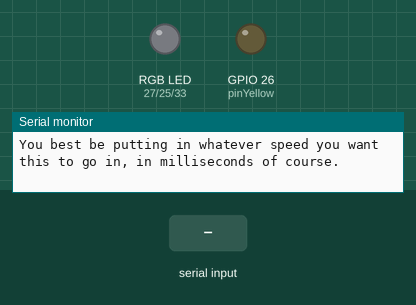
Simulated run of this sketch. Board: ESP32. Parts: an RGB LED mixed from three pins (HIGH = lit), output pins drawn as LEDs (lit = HIGH), the last lines printed to the serial monitor. Dashed ring = blinking. The inputs (shaded band) are chosen by the test bench. Dim RGB values are drawn brighter than linear.

Above: at 3.8 s.
3.9 s: "90,45\n" received over Serial
At 4.1 s:
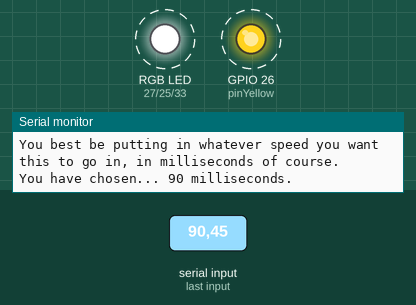
At 4.49 s:
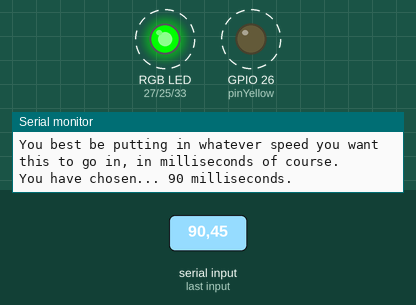
7.4 s: "1\n" received over Serial
8.9 s: "0\n" received over Serial
At 9.43 s:
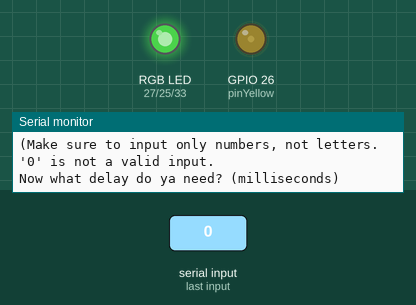
12.4 s: "30,150\n" received over Serial
At 12.92 s:
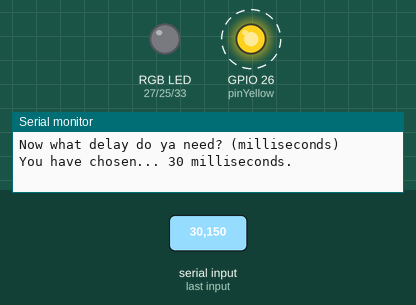
15.9 s: "3\n" received over Serial
19.4 s: "4\n" received over Serial
Timing chart, 0 to 22.4 s (numbered marks = the images above; inputs shaded):
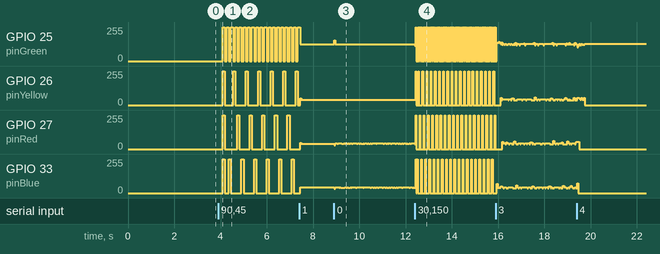

The sketch:

Brown_Carson_MP01.ino
```cpp
/*
This amazing project was made by Carson Brown
brownc3@rose-hulman.edu

This program blinks LEDs in the pattern "Green Blue Green Yellow Green Red" at a user indicated speed.
Because there is no initial input when powering up, the LEDs do not blink until an initial input, except for some deployment code initializing on the power up following programming.
After recieving a number in ASCII encoded format (no decimals, no non-numeric characters), the string is converted to an integer, which is treated as a value of milliseconds.
This 'delay value' is represented by delayMS, which represents the time for each state in the LED pattern.

Additionally, this program handles user input immediately upon recieving a new delay value, rather than waiting for a change in the pattern to accept new input.
This is due to the timeVar variable, which is set to the current runtime of the program in milliseconds each time the LED pattern changes, and is used with the
delay value in order to avoid the delay() function.

Input rejection is handled before delayMS is ever updated to avoid the situation where an accidental letter turns the delayMS to 0.
*/

//pinColor is the pin number of the Color LED
const int pinRed = 27;
const int pinYellow = 26;
const int pinGreen = 25;
const int pinBlue = 33;

//the leds integer array is used to avoid writting pinRed, pinYellow... when changing large amounts of pins at once.
int leds[4] = {pinRed, pinYellow, pinGreen, pinBlue};

/*
delayMS and timeVar work together to allow user input to be handled without waiting till the end of the delay() function.
At the start of each step in the LED cycle, timeVar is set to the current program runtime in milliseconds.
Once the current program time is greater than or equal to delayMS + timeVar, the next LED pattern is shown and timeVar is set to the current program runtime.
*/
int delayMS = 1000; //In milliseconds
int timeVar = 0;

//initialBlink works as a function to demonstrate the delay time to the end user, by blinking all LEDs on and off once,
//before transitioning into blinkPattern, which is a fairly easy to modify switch statement holding the pattern of the LEDs
void blinkPattern(); //My own pattern to blink : Green Blue Green Yellow Green Red
void initialBlink(); //All off, delay, All on, delay, all off, delay

//stringValidater and stringValidater
bool stringValidater(); //checks if a serial message was valid, handles feedback through Serial and returns whether or not delayMS was updated
void stringValidaterInfinite(); //repeats what stringValidater does if garbage is sent

void setup() {
  // put your setup code here, to run once:
  Serial.begin(115200); //Value in Tutorial 5.1

  pinMode(pinRed, OUTPUT);
  pinMode(pinYellow, OUTPUT);
  pinMode(pinGreen, OUTPUT);
  pinMode(pinBlue, OUTPUT);

  //digitalWrite(pinBlue, HIGH);
  delay(1000); //stuff is wack, make sure the laptop has time to setup
  while (!Serial) {} //Make sure I'm all good to go

  Serial.println("You best be putting in whatever speed you want this to go in, in milliseconds of course.");
  //while (!Serial.available()) {} Done in stringValidaterInfinite();
  stringValidaterInfinite();
  //Serial.println("You have chosen " + delayMS + " milliseconds."); Done in stringValidater
  //timeVar = millis(); Done in initialBlink
  initialBlink();

}

void loop() {
  // put your main code here, to run repeatedly:
  if(Serial.available()) {
    if(!stringValidater()){ //Would love to just go Serial.available && stringValidater, but stringValidater consumes a serial message and would screw up if called early
      initialBlink();
    }
  }

  if((millis() - delayMS) >= timeVar) {
    blinkPattern(); //Cycle the pattern
    timeVar = millis();
  }
}

void blinkPattern() {
  static int cycle = 0;
  switch (cycle) { //Pins will all be LOW at starting cycle. blinkPattern turns all off again, so cycle can start anywhere regardless, and only has to turn off the previous one
    case 0:
    digitalWrite(pinGreen, HIGH);
    digitalWrite(pinRed, LOW); //and of course, setting LOW to LOW is okie dokie, because no one will know but us.
    break;
    case 1:
    digitalWrite(pinGreen, LOW);//I wonder if I could set green High and all else low as a default to shorten this code. However, I am not going to fix what isn't broken.
    digitalWrite(pinBlue, HIGH);
    break;
    case 2:
    digitalWrite(pinBlue, LOW);
    digitalWrite(pinGreen, HIGH);
    break;
    case 3:
    digitalWrite(pinGreen, LOW);
    digitalWrite(pinYellow, HIGH);
    break;
    case 4:
    digitalWrite(pinYellow, LOW);
    digitalWrite(pinGreen, HIGH);
    break;
    case 5:
    digitalWrite(pinGreen, LOW);
    digitalWrite(pinRed, HIGH);
    break;
  }

  cycle++;
  if (cycle > 5) {
    cycle = 0;
  }
}

void initialBlink() {
  for (int i = 0; i < 4; i++){
    digitalWrite(leds[i], LOW); //All off
  }

  timeVar = millis();
  while (!(millis() - delayMS >= timeVar)) {} //stall

    for (int i = 0; i < 4; i++){
    digitalWrite(leds[i], HIGH); //All on

  }

  timeVar = millis();
  while (!(millis() - delayMS >= timeVar)) {} //stall

    for (int i = 0; i < 4; i++){
      digitalWrite(leds[i], LOW); //All off

    }

  timeVar = millis(); //Set it up for the loop (Be kind, Please Rewind)
}

bool stringValidater() {
  if(Serial.available()) {

    String message = Serial.readStringUntil('\n');
    //Serial.print(message);
    message.trim();
    int userInput = message.toInt(); //converts "1000" to 1000, and "One Thousand" to 0
    //Serial.print(userInput);
    if(userInput) { //true if not 0
      delayMS = userInput;
      Serial.print("You have chosen... ");
      Serial.print(delayMS); //I think these three can be just one line. Not sure how though
      Serial.println(" milliseconds.");
      return false; //this success will break the while loop of stringValidaterInfinite

    } else {
      Serial.println("You have chosen... poorly");
      Serial.println("(Make sure to input only numbers, not letters. '" + message + "' is not a valid input.");
      Serial.println("Now what delay do ya need? (milliseconds)");
      return true; //and this failure will keep the loop running

    }
  } else {
    return true;
  }
}

void stringValidaterInfinite() { //Made into a function to keep setup clean
  while(stringValidater()) {
  //Serial.println("Spam");
    delay(1000); //Power Saving
  }
}
```

Measured:
- after the input at 3.9 s, GPIO 25 (pinGreen): alternates 255/255 for 0.09 s and 0/255 for 0.09 s, starting after 0.19 s; GPIO 26 (pinYellow): alternates 255/255 for 0.09 s and 0/255 for 0.45 s, starting after 0.19 s
- after the input at 8.9 s, GPIO 25 (pinGreen): 124/255 → 126/255 at once
- after the input at 12.4 s, GPIO 25 (pinGreen): 126/255 → 116/255 at once, then moves between 0/255 and 255/255, repeating every 0.06 s; GPIO 26 (pinYellow): alternates 255/255 for 0.03 s and 0/255 for 0.15 s, starting after 0.05 s
